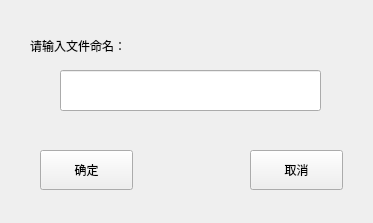
<?xml version="1.0" encoding="UTF-8"?>
<ui version="4.0">
 <class>widget</class>
 <widget class="QWidget" name="widget">
  <property name="geometry">
   <rect>
    <x>0</x>
    <y>0</y>
    <width>373</width>
    <height>223</height>
   </rect>
  </property>
  <property name="windowTitle">
   <string>提示</string>
  </property>
  <widget class="QLineEdit" name="lineEdit">
   <property name="geometry">
    <rect>
     <x>60</x>
     <y>70</y>
     <width>261</width>
     <height>41</height>
    </rect>
   </property>
  </widget>
  <widget class="QLabel" name="label">
   <property name="geometry">
    <rect>
     <x>30</x>
     <y>30</y>
     <width>121</width>
     <height>31</height>
    </rect>
   </property>
   <property name="text">
    <string>请输入文件命名：</string>
   </property>
  </widget>
  <widget class="QPushButton" name="pushButton">
   <property name="geometry">
    <rect>
     <x>40</x>
     <y>150</y>
     <width>93</width>
     <height>40</height>
    </rect>
   </property>
   <property name="sizePolicy">
    <sizepolicy hsizetype="Fixed" vsizetype="Fixed">
     <horstretch>0</horstretch>
     <verstretch>0</verstretch>
    </sizepolicy>
   </property>
   <property name="minimumSize">
    <size>
     <width>30</width>
     <height>30</height>
    </size>
   </property>
   <property name="maximumSize">
    <size>
     <width>16777215</width>
     <height>40</height>
    </size>
   </property>
   <property name="text">
    <string>确定</string>
   </property>
  </widget>
  <widget class="QPushButton" name="pushButton_2">
   <property name="geometry">
    <rect>
     <x>250</x>
     <y>150</y>
     <width>93</width>
     <height>40</height>
    </rect>
   </property>
   <property name="sizePolicy">
    <sizepolicy hsizetype="Fixed" vsizetype="Fixed">
     <horstretch>0</horstretch>
     <verstretch>0</verstretch>
    </sizepolicy>
   </property>
   <property name="minimumSize">
    <size>
     <width>0</width>
     <height>40</height>
    </size>
   </property>
   <property name="text">
    <string>取消</string>
   </property>
  </widget>
 </widget>
 <resources/>
 <connections/>
</ui>
